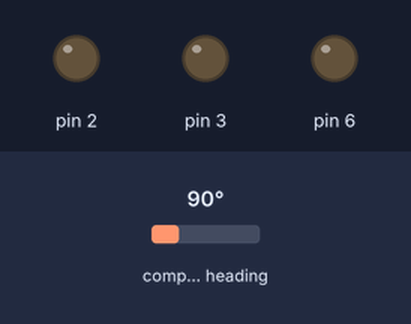
The sketch below on a simulated Arduino Uno, built with avr-gcc and run on an emulated ATmega328P. On the bench: output pins drawn as LEDs (lit = HIGH). Inputs (shaded band) come from the test bench; at power-on: compass heading 90°. What the sketch prints to the serial monitor is not drawn.

Above: at 0.1 s.
At 2.1 s:
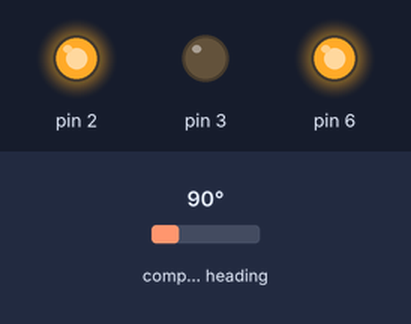
Timing chart, 0 to 3.6 s (numbered marks = the images above):
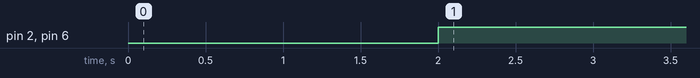

Measured:
- by itself, pin 2, pin 6: LOW → HIGH at 2.0 s

The sketch:

SourceCode.ino
```cpp
#include "Motor.hpp"

#include "PID_v1.h"
#include "AS5600.h"

class L293N : public Motor {
  private:
    uint8_t IN1, IN2;

    void forward() {
      digitalWrite(IN1, HIGH);
      digitalWrite(IN2, LOW);
    }

    void backward() {
      digitalWrite(IN2, HIGH);
      digitalWrite(IN1, LOW);
    }

    void stop() {
      digitalWrite(IN1, LOW);
      digitalWrite(IN2, LOW);
    }
  public:
    L293N(uint8_t pwm, uint8_t IN1, uint8_t IN2) :
      Motor(pwm),
      IN1(IN1),
      IN2(IN2) {}

    void begin() {
      pinMode(pwm, OUTPUT);
      pinMode(IN1, OUTPUT);
      pinMode(IN2, OUTPUT);

      digitalWrite(IN1, LOW);
      digitalWrite(IN2, LOW);
    }

    void set(int speed) {
      if(speed < 0) {
        backward();
      } else if(speed > 0) {
        forward();
      } else {
        stop();
      }
      analogWrite(pwm, abs(speed * 2.55));
    }
};

L293N motor(6, 3, 2);

AS5600 encoder;

//Define Variables we'll be connecting to
double Setpoint, Input, Output;

//Specify the links and initial tuning parameters
double Kp=0.4, Ki=0.2, Kd=0.001;
PID myPID(&Input, &Output, &Setpoint, Kp, Ki, Kd, DIRECT);

void setup() {
  // put your setup code here, to run once:
  motor.begin();
  Serial.begin(9600);

  Wire.begin();

  encoder.begin(4);
  encoder.setDirection(AS5600_CLOCK_WISE);
  while(!encoder.isConnected()) {
    Serial.println("Connecting...");
    delay(2000);
  }
  encoder.resetPosition();

  Input = encoder.getCumulativePosition();

  Serial.println(Input * AS5600_RAW_TO_DEGREES);
  delay(2000);

  Setpoint = 720;

  myPID.SetMode(AUTOMATIC);

  myPID.SetOutputLimits(-100, 100);
}

void loop() {
  // put your main code here, to run repeatedly:
  Input = encoder.getCumulativePosition() * AS5600_RAW_TO_DEGREES / 3;
  if(abs(Input - Setpoint) > 2.0) {
    myPID.Compute();
  } else {}
  Serial.print(Input);
  Serial.print("\t");
  Serial.print(Output);
  Serial.print("\t");
  Serial.println(Setpoint);
  motor.set(-Output);
}
```

Motor.hpp
```cpp
#include <stdint.h>
#pragma once

#include "Arduino.h"

class Motor {
  public:
    Motor(uint8_t pwm) : pwm(pwm) {}

    virtual void set(int speed) = 0;
  protected:
    uint8_t pwm;
};
```
